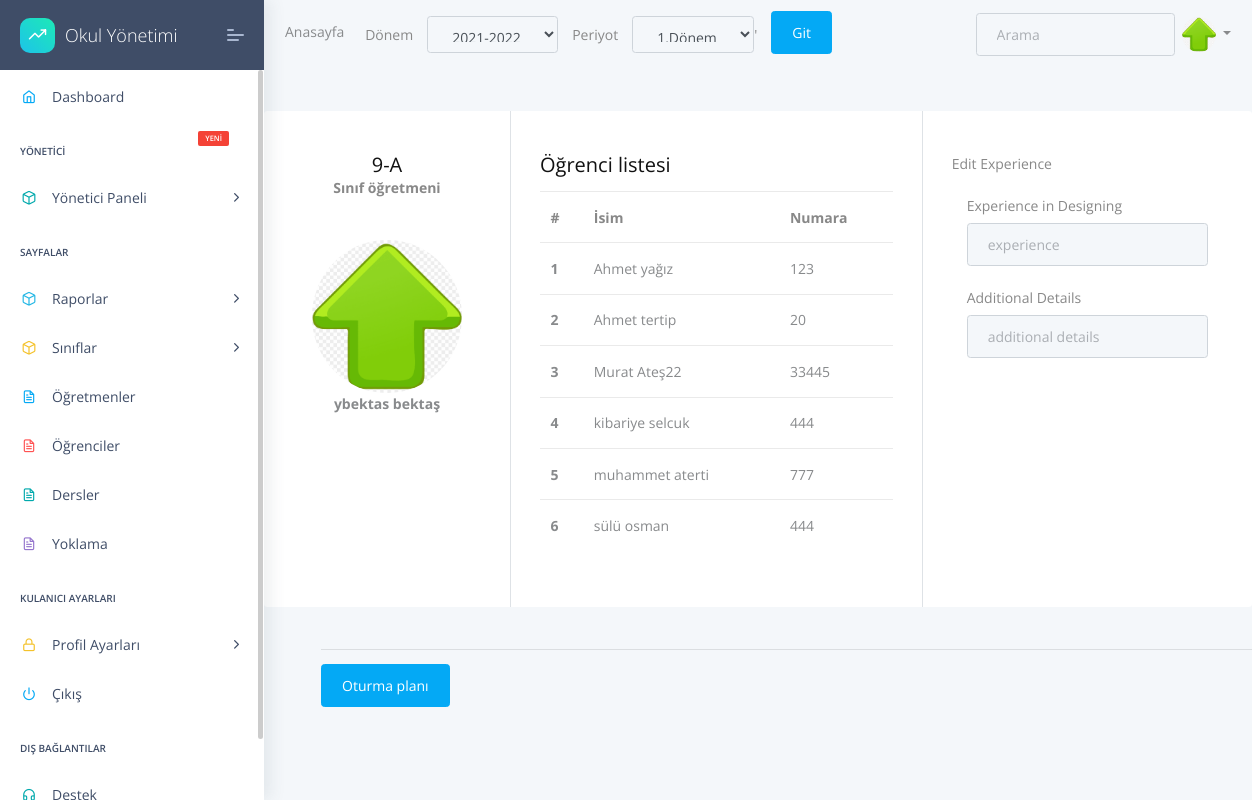
The app's page /classes/class/1 (signed in) with its own data.
### apps/home/models.py (models this page shows, shortened)
class Profil(models.Model):
    user=models.OneToOneField(User,on_delete=models.CASCADE,related_name="user")
    TC=models.CharField(max_length=11,unique=True,validators=[validateEven],blank=True,null=True)# regex eklenecek, validasyon yapilacak
    image=models.ImageField(upload_to=upload_location,blank=True,null=True,default='images/person.png')
    job=models.ForeignKey(JobsTable,on_delete=models.CASCADE,unique=False,blank=True,null=True)
    phone=models.CharField(validators=[validatePhone], max_length=17, blank=True,default="05",null=True,unique=False) # regex eklenecek, validasyon yapilacak
    adress=models.TextField(max_length=100,unique=False,blank=True,null=True)
    isWorking=models.BooleanField(default=True,unique=False,blank=True,null=True)
    HESCode=models.CharField(max_length=12,unique=True,validators=[validateHesCode],blank=True,null=True)
    birthdate=models.DateField(("Doğum Tarihiniz"), auto_now=False, auto_now_add=False,unique=False,blank=True,null=True)
    sexualChoice=(('Kız','Kız'),
              ('Erkek','Erkek'),
              ('Diger','Diğer'),
    )
    gender=CharField(max_length=10 ,choices=sexualChoice,unique=False,blank=True,null=True)

### apps/student/models.py (models this page shows, shortened)
class StudentList(models.Model):
    className=models.ForeignKey(Classes,on_delete=models.CASCADE)
    session=models.ForeignKey(Session,on_delete=models.CASCADE)
    periods=models.ForeignKey(Period,on_delete=models.CASCADE)
    students=models.ManyToManyField(Student,blank=True)
    mainteacher=models.ForeignKey(Profil,on_delete=models.CASCADE,blank=True,null=True,verbose_name="Sınıf Öğretmeni",related_name='teacher')
    seating_arrangement=models.CharField(max_length=10000,default=" / / / / / / / / / / / / / / / / / / / / / / / ")
    class Meta:
        ordering = ('className',"session","periods",)

class Student(models.Model):
    firstName= models.CharField(max_length=20,default="",unique=False,null=False,blank=False,)
    lastName=models.CharField(max_length=20,unique=False,null=True,blank=True,)
    TC = models.CharField(max_length=11,unique=True,null=False,blank=False,validators=[validateEven])
    phone = models.CharField(validators=[validatePhone], max_length=17,default="0",unique=False,null=True,blank=True,)
    address=models.TextField(unique=False,null=True,blank=True,)
    status=models.BooleanField(unique=False,null=True,blank=True,)
    middleSchool=models.ForeignKey(MiddleSchool,on_delete=models.CASCADE,null=True)
    number=models.IntegerField(unique=False,null=True,blank=True)
    session=models.ForeignKey(Session,on_delete=models.CASCADE,null=True)
    image=models.ImageField(upload_to=upload_location,unique=False,null=True,blank=True,default='images/person.png')
    health=models.TextField(unique=False,null=True,blank=True,)
    HESCode=models.CharField(max_length=12,unique=True,null=True,blank=True,validators=[validateHesCode])
    birtdate=DateField(("Doğum Tarihiniz"), auto_now=False, auto_now_add=False,unique=False,null=True,blank=True,)
    email=models.EmailField()
    genders=(('Kız','Kız'),
              ('Erkek','Erkek'),
              ('Diger','Diğer'),
    )
    gender=CharField(max_length=10 ,choices=genders,unique=False,blank=True,null=True)
    class Meta:
        ordering = ('firstName',)
    """def save(self, *args, **kwargs):

        if '-' not in self.HESCode:
            self.HESCode = '{0}-{1}-{2}'.format(
                 self.HESCode[:4], self.HESCode[4:9], self.HESCode[9:])
        if '-' not in self.phone:
            self.phone = '({0})-{1} {2}'.format(
                 self.phone[:4], self.phone[4:7], self.phone[7:])

        # Continue the model saving
        super(Student, self).save(*args, **kwargs)"""

### apps/classes/views.py (the view)
# urls.py: path('class/<int:pk>',views.classlist,name="classlist"),
@login_required(login_url="/login/")
def classlist(request,pk):
    sessionUpdate(request)
    session=Session.objects.get(active=True)
    period=Period.objects.get(active=True)
    try:
        base_list = StudentList.objects.get(id=pk,session=session,periods=period)
    except:
        base_list = StudentList.objects.get(id=pk)
        try:
            base_list_object = StudentList.objects.get(session = session,periods = period,className=base_list.className)
        except:
            base_list_object = StudentList(session = session,periods = period,className=base_list.className)
            base_list_object.save()
        base_list = base_list_object
    students = list(base_list.students.all())
    for i in students:
        students[students.index(i)] = (str(int(students.index(i))+1),students[students.index(i)])
    class_name = str(base_list.className)
    level_list = []
    name_list = []
    for i in class_name:
        try:
            i = int(i)
            i = str(i)
            level_list.append(i)
        except:
            name_list.append(i)
    level = ''.join(level_list)
    class_name = ''.join(name_list)
    class_name_list = []
    class_name_list.append(level)
    class_name_list.append(class_name)
    class_name = "-".join(class_name_list)
    context = {
        'class':base_list,
        'sessions':sessions,
        "periods":periods,
        'all_class_levels':all_class_levels,
        'media_url':settings.MEDIA_URL,
        'students':students,
        'class_name':class_name
    }
    return render(request, "clasess/cls-class.html", context)

### apps/classes/models.py (called while the page is built)
    def __str__(self):
        return self.level.level+self.className.name

### apps/home/models.py (called while the page is built)
    def __str__(self):
      return self.session

    def __str__(self):
      return self.period

### apps/templates/clasess/cls-class.html (shortened to what this page needs)
{% extends "layouts/base.html" %}
{% block content %}
<div class="container rounded bg-white mt-5 mb-5">
    <form action="" method="POST" enctype="multipart/form-data">
        <div class="row">
            <div class="col-md-3 border-right">
                <div class="d-flex flex-column align-items-center text-center p-3 py-5">
                    {% if class.mainteacher %}
                    <span class="font-weight-bold"><h4>{{class_name}}</h4></span>
                    <span class="font-weight-bold">Sınıf öğretmeni</span>
                    <a href="{% url 'users-view' class.mainteacher.id %}"><img class="rounded-circle mt-5" width="150px" src="{{media_url}}{{class.mainteacher.image}}"></a>
                    <span class="font-weight-bold"><a href="{% url 'users-view' class.mainteacher.id %}">{{class.mainteacher.user.username}} {{class.mainteacher.user.last_name}}</a></span>
                    {% else %}
                    <span class="font-weight-bold"><h4>{{class_name}}</h4></span>
                    <div class="alert alert-warning" role="alert">
                        Bu sınıfa seçili dönemde sınıf öğretmeni atanmamış
                      </div>
                    {% endif %}
                </div>
            </div>
            <div class="col-md-5 border-right">
                <div class="p-3 py-5">
                    <div class="d-flex justify-content-between align-items-center mb-3">
                        <h4 class="text-right">Öğrenci listesi</h4>
                    </div>
                    {% if class.students.all %}
                    <table class="table">
                        <thead>
                          <tr>
                            <th scope="col">#</th>
                            <th scope="col">İsim</th>
                            <th scope="col">Numara</th>
                          </tr>
                        </thead>
                        <tbody>
                        {% for student in students %}
                          <tr>
                            <th scope="row"><a href="{% url 'student-view' student.1.id %}">{{student.0}}</a></th>
                            <td><a href="{% url 'student-view' student.1.id %}">{{student.1.firstName}} {{student.1.lastName}}</a></td>
                            <td><a href="{% url 'student-view' student.1.id %}">{{student.1.number}}</a></td>
                          </tr>
                        {% endfor %}
                        </tbody>
                      </table>
                      {% else %}
                      <div class="alert alert-warning" role="alert">
                        Bu sınıfın seçili dönemde kayıtlı öğrencisi bulunmuyor
                      </div>
                      {% endif %}
                </div>
            </div>
            <div class="col-md-4">
                <div class="p-3 py-5">
                    <div class="d-flex justify-content-between align-items-center experience"><span>Edit
                            Experience</span></div><br>
                    <div class="col-md-12"><label class="labels">Experience in Designing</label><input type="text"
                            class="form-control" placeholder="experience" value=""></div> <br>
                    <div class="col-md-12"><label class="labels">Additional Details</label><input type="text"
                            class="form-control" placeholder="additional details" value=""></div>
                </div>
            </div>
        </div>
</div>
</div>
<div class="col-md-12 mx-5">
    <hr>
    <a href="/classes/Seat_arrangement/{{class.id}}" class="btn btn-primary">Oturma planı</a>
</div>
</div>
{% endblock content %}

### apps/templates/includes/navigation.html (shortened to what this page needs)
<nav  class="navbar navbar-expand-lg ">
  <div class="collapse navbar-collapse ">
  <div class="collapse navbar-collapse" id="navbarsExample03">
    <ul class="navbar-nav mr-auto">
      <li class="text-black">
        <a class="nav-link" href="#">Anasayfa<span class="sr-only">(current)</span></a>
      </li>
      <form class="form-inline my-2 my-md-0"  method="GET" >
      <li class="text-black align-middle mx-3">
        <label for="session">Dönem</label>
      </li>
      <li class="nav-item select">
        <select id="sessionID" class="form-control" name="sessionID">-->
          {% for session in sessions %}
          <option value="{{ session }}">{{ session }}</option>
          {% endfor %}
        </select>
      </li>
      <li class="text-black mx-3">
        <label for="session">Periyot</label>
      </li>
      <li class="nav-item select">
        <select id="periodID" class="form-control" name="periodID">-->
          {% for period in periods %}
          <option value="{{ period }}">{{ period }}</option>
          {% endfor %}
        </select>
      </li>'
      <button  type="submit" class="btn btn-primary mx-3" >Git</button>
    </form>
    </ul>
    <form class="form-inline my-2 my-md-0">
      <input class="form-control" type="text" placeholder="Arama">
    </form>
    <ul class="nav navbar-nav navbar-right">
      <li class="nav-item dropdown">
      <a class="nav-link dropdown-toggle" href="" id="dropdown01" data-toggle="dropdown" aria-haspopup="true" aria-expanded="false">
      {% if user.user.image.ogretmenler %}
      <img
        src="/media/{{user.user.image.ogretmenler}}"
        class="rounded-circle z-depth-0"
        alt="avatar image"
        height="35"
      />
      {% else %}
      <img
        src="/media/{{user.user.image}}"
        class="rounded-circle z-depth-0"
        alt="avatar image"
        height="35"
      >
      {% endif %}
      </a>
      </li>
    </ul>
  </div>
</div>
</nav>

### records on screen
StudentList: mainteacher.image (picture), mainteacher.user.username "ybektas", mainteacher.user.last_name "bektaş"
Student: status "1", firstName "Ahmet", lastName "yağız", number "123"
Student: session "2", firstName "Ahmet", lastName "tertip", number "20"
Student: student "3", firstName "Murat", lastName "Ateş22", number "33445"
Student: student "4", firstName "kibariye", lastName "selcuk", number "444"
Student: student "5", firstName "muhammet", lastName "aterti", number "777"
Student: student "6", firstName "sülü", lastName "osman", number "444"

### other values on screen
{{ class_name }} "9-A"
form field sessionID "2021-2022"
form field periodID "1.Dönem"
